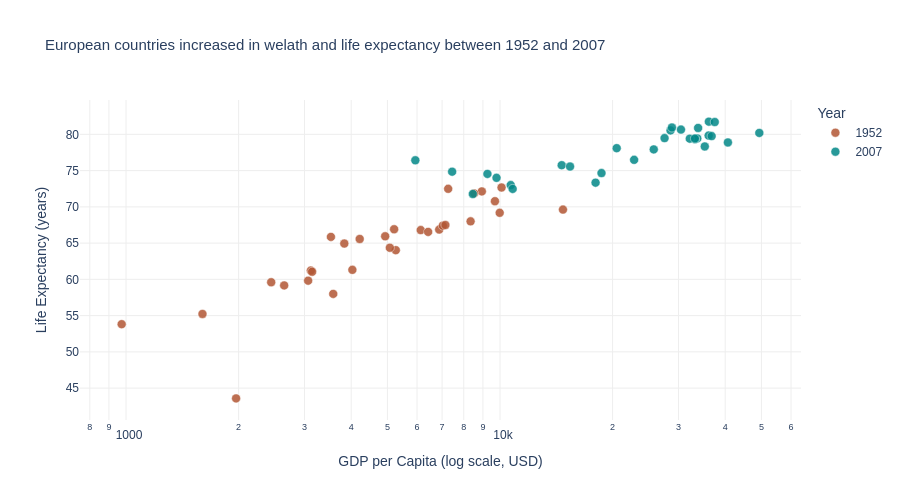

Source (notebook cell):
### Markdown cell above
## Task 1 — Scatter: life expectancy change over time

**What to build:** A scatter showing **GDP per capita vs life expectancy** for **two years** (2000 and 2007) to show how both moved — use **colour for year** (just 2 colours), **one continent only**.

Choose any continent except Africa (that was the example). Highlight the change direction.

> 💡 Filter: `df.loc[df['continent'] == 'YOUR_CHOICE']` then filter years

### Code cell
df_europe = df.loc[
    (df['continent'] == 'Europe') & (df['year'].isin([1952, 2007]))
].copy()
df_europe['year'] = df_europe['year'].astype(str)

fig1 = px.scatter(
    df_europe,
    x='gdpPercap',
    y='lifeExp',
    color='year',
    color_discrete_map={'1952': '#B25734', '2007': '#038888'},
    hover_name='country',
    log_x=True,
    labels={
        'gdpPercap': 'GDP per Capita (log scale, USD)',
        'lifeExp': 'Life Expectancy (years)',
        'year': 'Year'
    },
    title='European countries increased in welath and life expectancy between 1952 and 2007'
)

fig1.update_traces(marker=dict(size=9, opacity=0.85, line=dict(width=0.5, color='white')))
fig1.update_layout(
    plot_bgcolor='white',
    paper_bgcolor='white',
    font_family='Arial',
    title_font_size=15,
    legend_title_text='Year',
    xaxis=dict(showgrid=True, gridcolor='#eeeeee', zeroline=False),
    yaxis=dict(showgrid=True, gridcolor='#eeeeee', zeroline=False),
    height=500,
)

fig1.show()

### Figure 1 — Plotly figure (JSON) as saved in the notebook; plotly's stock layout.template omitted (floating-point values rounded to 4 significant figures)
{"data": [{"hovertemplate": "<b>%{hovertext}</b><br><br>Year=1952<br>GDP per Capita (log scale, USD)=%{x}<br>Life Expectancy (years)=%{y}<extra></extra>", "hovertext": ["Albania", "Austria", "Belgium", "Bosnia and Herzegovina", "Bulgaria", "Croatia", "Czech Republic", "Denmark", "Finland", "France", "Germany", "Greece", "Hungary", "Iceland", "Ireland", "Italy", "Montenegro", "Netherlands", "Norway", "Poland", "Portugal", "Romania", "Serbia", "Slovak Republic", "Slovenia", "Spain", "Sweden", "Switzerland", "Turkey", "United Kingdom"], "legendgroup": "1952", "marker": {"color": "#B25734", "line": {"color": "white", "width": 0.5}, "opacity": 0.85, "size": 9, "symbol": "circle"}, "mode": "markers", "name": "1952", "orientation": "v", "showlegend": true, "type": "scatter", "x": [1601.0, 6137.0, 8343.0, 973.5, 2444.0, 3119.0, 6876.0, 9692.0, 6425.0, 7030.0, 7144.0, 3531.0, 5264.0, 7268.0, 5210.0, 4931.0, 2648.0, 8942.0, 10100.0, 4029.0, 3068.0, 3145.0, 3581.0, 5075.0, 4215.0, 3834.0, 8528.0, 14730.0, 1969.0, 9980.0], "xaxis": "x", "y": [55.23, 66.8, 68.0, 53.82, 59.6, 61.21, 66.87, 70.78, 66.55, 67.41, 67.5, 65.86, 64.03, 72.49, 66.91, 65.94, 59.16, 72.13, 72.67, 61.31, 59.82, 61.05, 58.0, 64.36, 65.57, 64.94, 71.86, 69.62, 43.59, 69.18], "yaxis": "y"}, {"hovertemplate": "<b>%{hovertext}</b><br><br>Year=2007<br>GDP per Capita (log scale, USD)=%{x}<br>Life Expectancy (years)=%{y}<extra></extra>", "hovertext": ["Albania", "Austria", "Belgium", "Bosnia and Herzegovina", "Bulgaria", "Croatia", "Czech Republic", "Denmark", "Finland", "France", "Germany", "Greece", "Hungary", "Iceland", "Ireland", "Italy", "Montenegro", "Netherlands", "Norway", "Poland", "Portugal", "Romania", "Serbia", "Slovak Republic", "Slovenia", "Spain", "Sweden", "Switzerland", "Turkey", "United Kingdom"], "legendgroup": "2007", "marker": {"color": "#038888", "line": {"color": "white", "width": 0.5}, "opacity": 0.85, "size": 9, "symbol": "circle"}, "mode": "markers", "name": "2007", "orientation": "v", "showlegend": true, "type": "scatter", "x": [5937.0, 36130.0, 33690.0, 7446.0, 10680.0, 14620.0, 22830.0, 35280.0, 33210.0, 30470.0, 32170.0, 27540.0, 18010.0, 36180.0, 40680.0, 28570.0, 9254.0, 36800.0, 49360.0, 15390.0, 20510.0, 10810.0, 9787.0, 18680.0, 25770.0, 28820.0, 33860.0, 37510.0, 8458.0, 33200.0], "xaxis": "x", "y": [76.42, 79.83, 79.44, 74.85, 73.0, 75.75, 76.49, 78.33, 79.31, 80.66, 79.41, 79.48, 73.34, 81.76, 78.89, 80.55, 74.54, 79.76, 80.2, 75.56, 78.1, 72.48, 74.0, 74.66, 77.93, 80.94, 80.88, 81.7, 71.78, 79.42], "yaxis": "y"}], "layout": {"font": {"family": "Arial"}, "height": 500, "legend": {"title": {"text": "Year"}, "tracegroupgap": 0}, "paper_bgcolor": "white", "plot_bgcolor": "white", "title": {"font": {"size": 15}, "text": "European countries increased in welath and life expectancy between 1952 and 2007"}, "xaxis": {"anchor": "y", "domain": [0, 1], "gridcolor": "#eeeeee", "showgrid": true, "title": {"text": "GDP per Capita (log scale, USD)"}, "type": "log", "zeroline": false}, "yaxis": {"anchor": "x", "domain": [0, 1], "gridcolor": "#eeeeee", "showgrid": true, "title": {"text": "Life Expectancy (years)"}, "zeroline": false}}}
